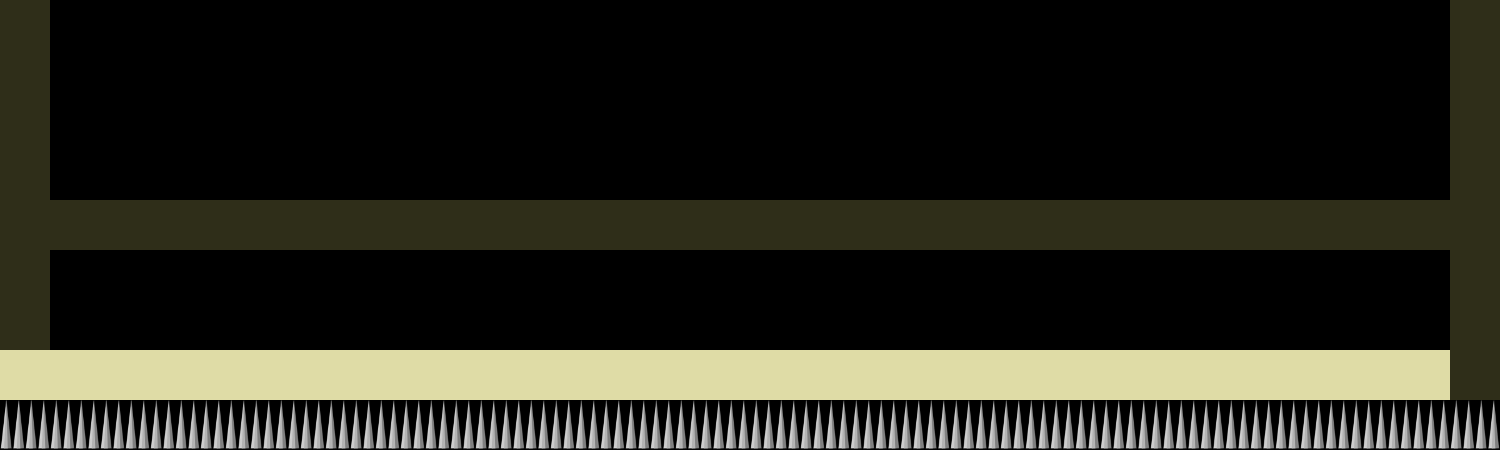

A 2D game scene composited from a Tiled map and its tileset images. What follows is a short description and the map's XML, with each tile layer's data collapsed to a summary:
An orthogonal 30x9 tile map with 50x50 px tiles, 1 tile layer (Foreground).

<map version="1.0" orientation="orthogonal" width="30" height="9" tilewidth="50" tileheight="50">
 <tileset firstgid="1" name="l1" tilewidth="50" tileheight="50">
  <image source="l1.png" trans="00007f" width="150" height="50" />
 </tileset>
 <layer name="Foreground" width="30" height="9">
  <properties>
   <property name="tileset" value="l1" />
  </properties>
  <data>[270 cells, 102 non-empty, 3 distinct tile ids]</data>
 </layer>
</map>
